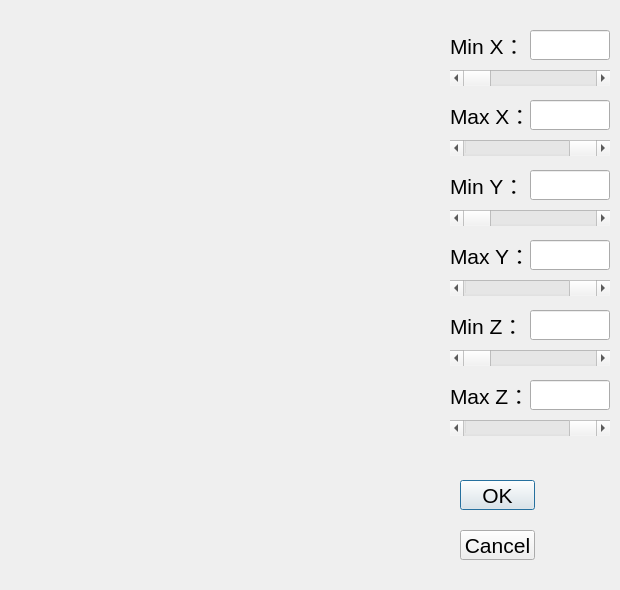
<?xml version="1.0" encoding="UTF-8"?>
<ui version="4.0">
 <class>BoundingBoxTestDialog</class>
 <widget class="QDialog" name="BoundingBoxTestDialog">
  <property name="geometry">
   <rect>
    <x>0</x>
    <y>0</y>
    <width>620</width>
    <height>590</height>
   </rect>
  </property>
  <property name="windowTitle">
   <string>Dialog</string>
  </property>
  <widget class="QPushButton" name="_acceptButton">
   <property name="geometry">
    <rect>
     <x>460</x>
     <y>480</y>
     <width>75</width>
     <height>30</height>
    </rect>
   </property>
   <property name="font">
    <font>
     <pointsize>16</pointsize>
    </font>
   </property>
   <property name="text">
    <string>OK</string>
   </property>
  </widget>
  <widget class="QPushButton" name="_rejectButton">
   <property name="geometry">
    <rect>
     <x>460</x>
     <y>530</y>
     <width>75</width>
     <height>30</height>
    </rect>
   </property>
   <property name="font">
    <font>
     <pointsize>16</pointsize>
    </font>
   </property>
   <property name="text">
    <string>Cancel</string>
   </property>
  </widget>
  <widget class="QVTKWidget" name="_qvtkWidget" native="true">
   <property name="geometry">
    <rect>
     <x>30</x>
     <y>30</y>
     <width>400</width>
     <height>530</height>
    </rect>
   </property>
  </widget>
  <widget class="QScrollBar" name="_minXScrollBar">
   <property name="geometry">
    <rect>
     <x>450</x>
     <y>70</y>
     <width>160</width>
     <height>16</height>
    </rect>
   </property>
   <property name="minimum">
    <number>-1000</number>
   </property>
   <property name="maximum">
    <number>1000</number>
   </property>
   <property name="singleStep">
    <number>1</number>
   </property>
   <property name="value">
    <number>-1000</number>
   </property>
   <property name="orientation">
    <enum>Qt::Horizontal</enum>
   </property>
  </widget>
  <widget class="QScrollBar" name="_maxXScrollBar">
   <property name="geometry">
    <rect>
     <x>450</x>
     <y>140</y>
     <width>160</width>
     <height>16</height>
    </rect>
   </property>
   <property name="minimum">
    <number>-1000</number>
   </property>
   <property name="maximum">
    <number>1000</number>
   </property>
   <property name="singleStep">
    <number>1</number>
   </property>
   <property name="value">
    <number>1000</number>
   </property>
   <property name="orientation">
    <enum>Qt::Horizontal</enum>
   </property>
  </widget>
  <widget class="QScrollBar" name="_minYScrollBar">
   <property name="geometry">
    <rect>
     <x>450</x>
     <y>210</y>
     <width>160</width>
     <height>16</height>
    </rect>
   </property>
   <property name="minimum">
    <number>-1000</number>
   </property>
   <property name="maximum">
    <number>1000</number>
   </property>
   <property name="singleStep">
    <number>1</number>
   </property>
   <property name="value">
    <number>-1000</number>
   </property>
   <property name="orientation">
    <enum>Qt::Horizontal</enum>
   </property>
  </widget>
  <widget class="QScrollBar" name="_maxYScrollBar">
   <property name="geometry">
    <rect>
     <x>450</x>
     <y>280</y>
     <width>160</width>
     <height>16</height>
    </rect>
   </property>
   <property name="minimum">
    <number>-1000</number>
   </property>
   <property name="maximum">
    <number>1000</number>
   </property>
   <property name="singleStep">
    <number>1</number>
   </property>
   <property name="value">
    <number>1000</number>
   </property>
   <property name="orientation">
    <enum>Qt::Horizontal</enum>
   </property>
  </widget>
  <widget class="QScrollBar" name="_minZScrollBar">
   <property name="geometry">
    <rect>
     <x>450</x>
     <y>350</y>
     <width>160</width>
     <height>16</height>
    </rect>
   </property>
   <property name="minimum">
    <number>-1000</number>
   </property>
   <property name="maximum">
    <number>1000</number>
   </property>
   <property name="singleStep">
    <number>1</number>
   </property>
   <property name="value">
    <number>-1000</number>
   </property>
   <property name="orientation">
    <enum>Qt::Horizontal</enum>
   </property>
  </widget>
  <widget class="QScrollBar" name="_maxZScrollBar">
   <property name="geometry">
    <rect>
     <x>450</x>
     <y>420</y>
     <width>160</width>
     <height>16</height>
    </rect>
   </property>
   <property name="minimum">
    <number>-1000</number>
   </property>
   <property name="maximum">
    <number>1000</number>
   </property>
   <property name="singleStep">
    <number>1</number>
   </property>
   <property name="value">
    <number>1000</number>
   </property>
   <property name="orientation">
    <enum>Qt::Horizontal</enum>
   </property>
  </widget>
  <widget class="QLabel" name="_minXLabel">
   <property name="geometry">
    <rect>
     <x>450</x>
     <y>30</y>
     <width>80</width>
     <height>30</height>
    </rect>
   </property>
   <property name="font">
    <font>
     <pointsize>16</pointsize>
    </font>
   </property>
   <property name="text">
    <string>Min X：</string>
   </property>
  </widget>
  <widget class="QLabel" name="_maxXLabel">
   <property name="geometry">
    <rect>
     <x>450</x>
     <y>100</y>
     <width>80</width>
     <height>30</height>
    </rect>
   </property>
   <property name="font">
    <font>
     <pointsize>16</pointsize>
    </font>
   </property>
   <property name="text">
    <string>Max X：</string>
   </property>
  </widget>
  <widget class="QLabel" name="_minYLabel">
   <property name="geometry">
    <rect>
     <x>450</x>
     <y>170</y>
     <width>80</width>
     <height>30</height>
    </rect>
   </property>
   <property name="font">
    <font>
     <pointsize>16</pointsize>
    </font>
   </property>
   <property name="text">
    <string>Min Y：</string>
   </property>
  </widget>
  <widget class="QLabel" name="_maxYLabel">
   <property name="geometry">
    <rect>
     <x>450</x>
     <y>240</y>
     <width>80</width>
     <height>30</height>
    </rect>
   </property>
   <property name="font">
    <font>
     <pointsize>16</pointsize>
    </font>
   </property>
   <property name="text">
    <string>Max Y：</string>
   </property>
  </widget>
  <widget class="QLabel" name="_minZLabel">
   <property name="geometry">
    <rect>
     <x>450</x>
     <y>310</y>
     <width>80</width>
     <height>30</height>
    </rect>
   </property>
   <property name="font">
    <font>
     <pointsize>16</pointsize>
    </font>
   </property>
   <property name="text">
    <string>Min Z：</string>
   </property>
  </widget>
  <widget class="QLabel" name="_maxZLabel">
   <property name="geometry">
    <rect>
     <x>450</x>
     <y>380</y>
     <width>80</width>
     <height>30</height>
    </rect>
   </property>
   <property name="font">
    <font>
     <pointsize>16</pointsize>
    </font>
   </property>
   <property name="text">
    <string>Max Z：</string>
   </property>
  </widget>
  <widget class="QLineEdit" name="_minXLineEdit">
   <property name="geometry">
    <rect>
     <x>530</x>
     <y>30</y>
     <width>80</width>
     <height>30</height>
    </rect>
   </property>
  </widget>
  <widget class="QLineEdit" name="_maxXLineEdit">
   <property name="geometry">
    <rect>
     <x>530</x>
     <y>100</y>
     <width>80</width>
     <height>30</height>
    </rect>
   </property>
  </widget>
  <widget class="QLineEdit" name="_minYLineEdit">
   <property name="geometry">
    <rect>
     <x>530</x>
     <y>170</y>
     <width>80</width>
     <height>30</height>
    </rect>
   </property>
  </widget>
  <widget class="QLineEdit" name="_maxYLineEdit">
   <property name="geometry">
    <rect>
     <x>530</x>
     <y>240</y>
     <width>80</width>
     <height>30</height>
    </rect>
   </property>
  </widget>
  <widget class="QLineEdit" name="_minZLineEdit">
   <property name="geometry">
    <rect>
     <x>530</x>
     <y>310</y>
     <width>80</width>
     <height>30</height>
    </rect>
   </property>
  </widget>
  <widget class="QLineEdit" name="_maxZLineEdit">
   <property name="geometry">
    <rect>
     <x>530</x>
     <y>380</y>
     <width>80</width>
     <height>30</height>
    </rect>
   </property>
  </widget>
 </widget>
 <customwidgets>
  <customwidget>
   <class>QVTKWidget</class>
   <extends>QWidget</extends>
   <header location="global">qvtkwidget.h</header>
   <container>1</container>
  </customwidget>
 </customwidgets>
 <resources/>
 <connections/>
</ui>
